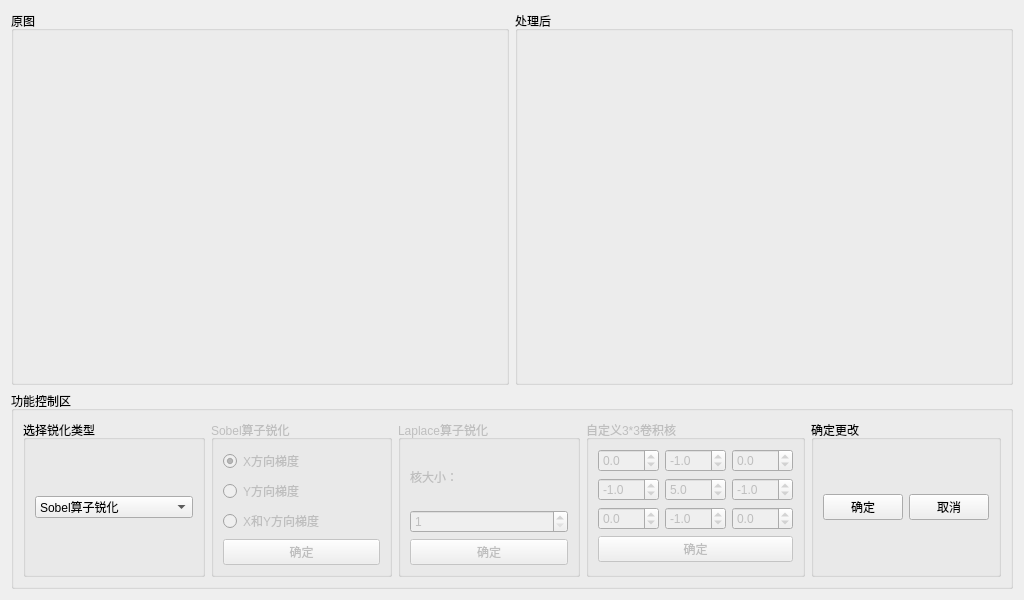
<?xml version="1.0" encoding="UTF-8"?>
<ui version="4.0">
 <class>Form</class>
 <widget class="QWidget" name="Form">
  <property name="geometry">
   <rect>
    <x>0</x>
    <y>0</y>
    <width>1024</width>
    <height>600</height>
   </rect>
  </property>
  <property name="minimumSize">
   <size>
    <width>1024</width>
    <height>600</height>
   </size>
  </property>
  <property name="windowTitle">
   <string>锐化和卷积处理模块</string>
  </property>
  <layout class="QVBoxLayout" name="verticalLayout_7">
   <item>
    <layout class="QHBoxLayout" name="horizontalLayout_4" stretch="1,1">
     <item>
      <widget class="QGroupBox" name="groupBox_4">
       <property name="sizePolicy">
        <sizepolicy hsizetype="Expanding" vsizetype="Expanding">
         <horstretch>1</horstretch>
         <verstretch>1</verstretch>
        </sizepolicy>
       </property>
       <property name="title">
        <string>原图</string>
       </property>
       <layout class="QVBoxLayout" name="verticalLayout_5" stretch="0">
        <property name="spacing">
         <number>6</number>
        </property>
        <property name="sizeConstraint">
         <enum>QLayout::SetDefaultConstraint</enum>
        </property>
        <item>
         <widget class="QLabel" name="label_original_image">
          <property name="sizePolicy">
           <sizepolicy hsizetype="Expanding" vsizetype="Expanding">
            <horstretch>1</horstretch>
            <verstretch>1</verstretch>
           </sizepolicy>
          </property>
          <property name="minimumSize">
           <size>
            <width>0</width>
            <height>0</height>
           </size>
          </property>
          <property name="text">
           <string/>
          </property>
         </widget>
        </item>
       </layout>
      </widget>
     </item>
     <item>
      <widget class="QGroupBox" name="groupBox_5">
       <property name="title">
        <string>处理后</string>
       </property>
       <layout class="QVBoxLayout" name="verticalLayout_6">
        <item>
         <widget class="QLabel" name="label_after_image">
          <property name="sizePolicy">
           <sizepolicy hsizetype="Expanding" vsizetype="Expanding">
            <horstretch>1</horstretch>
            <verstretch>1</verstretch>
           </sizepolicy>
          </property>
          <property name="text">
           <string/>
          </property>
         </widget>
        </item>
       </layout>
      </widget>
     </item>
    </layout>
   </item>
   <item>
    <widget class="QGroupBox" name="groupBox_99">
     <property name="title">
      <string>功能控制区</string>
     </property>
     <layout class="QHBoxLayout" name="horizontalLayout_5">
      <item>
       <widget class="QGroupBox" name="groupBox">
        <property name="title">
         <string>选择锐化类型</string>
        </property>
        <layout class="QVBoxLayout" name="verticalLayout">
         <item>
          <widget class="QComboBox" name="comboBox_selector">
           <item>
            <property name="text">
             <string>Sobel算子锐化</string>
            </property>
           </item>
           <item>
            <property name="text">
             <string>Laplace算子锐化</string>
            </property>
           </item>
           <item>
            <property name="text">
             <string>自定义卷积核</string>
            </property>
           </item>
          </widget>
         </item>
        </layout>
       </widget>
      </item>
      <item>
       <widget class="QGroupBox" name="groupBox_sobel_filter">
        <property name="enabled">
         <bool>false</bool>
        </property>
        <property name="title">
         <string>Sobel算子锐化</string>
        </property>
        <layout class="QVBoxLayout" name="verticalLayout_4">
         <item>
          <widget class="QRadioButton" name="radioButton_sobel_dx">
           <property name="text">
            <string>X方向梯度</string>
           </property>
           <property name="checked">
            <bool>true</bool>
           </property>
          </widget>
         </item>
         <item>
          <widget class="QRadioButton" name="radioButton_sobel_dy">
           <property name="text">
            <string>Y方向梯度</string>
           </property>
          </widget>
         </item>
         <item>
          <widget class="QRadioButton" name="radioButton_sobel_dx_dy">
           <property name="text">
            <string>X和Y方向梯度</string>
           </property>
          </widget>
         </item>
         <item>
          <widget class="QPushButton" name="pushButton_sobel_filter">
           <property name="text">
            <string>确定</string>
           </property>
          </widget>
         </item>
        </layout>
       </widget>
      </item>
      <item>
       <widget class="QGroupBox" name="groupBox_laplace_filter">
        <property name="enabled">
         <bool>false</bool>
        </property>
        <property name="title">
         <string>Laplace算子锐化</string>
        </property>
        <layout class="QVBoxLayout" name="verticalLayout_3">
         <item>
          <widget class="QLabel" name="label_title_9">
           <property name="text">
            <string>核大小：</string>
           </property>
          </widget>
         </item>
         <item>
          <widget class="QSpinBox" name="spinBox_laplace_ksize">
           <property name="minimum">
            <number>1</number>
           </property>
           <property name="singleStep">
            <number>2</number>
           </property>
           <property name="value">
            <number>1</number>
           </property>
          </widget>
         </item>
         <item>
          <widget class="QPushButton" name="pushButton_laplace_filter">
           <property name="text">
            <string>确定</string>
           </property>
          </widget>
         </item>
        </layout>
       </widget>
      </item>
      <item>
       <widget class="QGroupBox" name="groupBox_custom_filter">
        <property name="enabled">
         <bool>false</bool>
        </property>
        <property name="title">
         <string>自定义3*3卷积核</string>
        </property>
        <layout class="QGridLayout" name="gridLayout">
         <item row="1" column="2">
          <widget class="QDoubleSpinBox" name="doubleSpinBox_custom_filter_6">
           <property name="decimals">
            <number>1</number>
           </property>
           <property name="minimum">
            <double>-100.000000000000000</double>
           </property>
           <property name="singleStep">
            <double>0.500000000000000</double>
           </property>
           <property name="value">
            <double>-1.000000000000000</double>
           </property>
          </widget>
         </item>
         <item row="0" column="2">
          <widget class="QDoubleSpinBox" name="doubleSpinBox_custom_filter_3">
           <property name="decimals">
            <number>1</number>
           </property>
           <property name="minimum">
            <double>-100.000000000000000</double>
           </property>
           <property name="singleStep">
            <double>0.500000000000000</double>
           </property>
          </widget>
         </item>
         <item row="2" column="0">
          <widget class="QDoubleSpinBox" name="doubleSpinBox_custom_filter_7">
           <property name="decimals">
            <number>1</number>
           </property>
           <property name="minimum">
            <double>-100.000000000000000</double>
           </property>
           <property name="singleStep">
            <double>0.500000000000000</double>
           </property>
          </widget>
         </item>
         <item row="0" column="1">
          <widget class="QDoubleSpinBox" name="doubleSpinBox_custom_filter_2">
           <property name="decimals">
            <number>1</number>
           </property>
           <property name="minimum">
            <double>-100.000000000000000</double>
           </property>
           <property name="singleStep">
            <double>0.500000000000000</double>
           </property>
           <property name="value">
            <double>-1.000000000000000</double>
           </property>
          </widget>
         </item>
         <item row="2" column="1">
          <widget class="QDoubleSpinBox" name="doubleSpinBox_custom_filter_8">
           <property name="decimals">
            <number>1</number>
           </property>
           <property name="minimum">
            <double>-100.000000000000000</double>
           </property>
           <property name="singleStep">
            <double>0.500000000000000</double>
           </property>
           <property name="value">
            <double>-1.000000000000000</double>
           </property>
          </widget>
         </item>
         <item row="2" column="2">
          <widget class="QDoubleSpinBox" name="doubleSpinBox_custom_filter_9">
           <property name="decimals">
            <number>1</number>
           </property>
           <property name="minimum">
            <double>-100.000000000000000</double>
           </property>
           <property name="singleStep">
            <double>0.500000000000000</double>
           </property>
          </widget>
         </item>
         <item row="0" column="0">
          <widget class="QDoubleSpinBox" name="doubleSpinBox_custom_filter_1">
           <property name="decimals">
            <number>1</number>
           </property>
           <property name="minimum">
            <double>-100.000000000000000</double>
           </property>
           <property name="singleStep">
            <double>0.500000000000000</double>
           </property>
          </widget>
         </item>
         <item row="1" column="1">
          <widget class="QDoubleSpinBox" name="doubleSpinBox_custom_filter_5">
           <property name="decimals">
            <number>1</number>
           </property>
           <property name="minimum">
            <double>-100.000000000000000</double>
           </property>
           <property name="singleStep">
            <double>0.500000000000000</double>
           </property>
           <property name="value">
            <double>5.000000000000000</double>
           </property>
          </widget>
         </item>
         <item row="1" column="0">
          <widget class="QDoubleSpinBox" name="doubleSpinBox_custom_filter_4">
           <property name="decimals">
            <number>1</number>
           </property>
           <property name="minimum">
            <double>-100.000000000000000</double>
           </property>
           <property name="singleStep">
            <double>0.500000000000000</double>
           </property>
           <property name="value">
            <double>-1.000000000000000</double>
           </property>
          </widget>
         </item>
         <item row="3" column="0" colspan="3">
          <widget class="QPushButton" name="pushButton_custom_filter">
           <property name="text">
            <string>确定</string>
           </property>
          </widget>
         </item>
        </layout>
       </widget>
      </item>
      <item>
       <widget class="QGroupBox" name="groupBox_ok_cancel">
        <property name="title">
         <string>确定更改</string>
        </property>
        <layout class="QHBoxLayout" name="horizontalLayout_2">
         <item>
          <widget class="QPushButton" name="pushButton_ok">
           <property name="text">
            <string>确定</string>
           </property>
          </widget>
         </item>
         <item>
          <widget class="QPushButton" name="pushButton_cancel">
           <property name="text">
            <string>取消</string>
           </property>
          </widget>
         </item>
        </layout>
       </widget>
      </item>
     </layout>
    </widget>
   </item>
  </layout>
 </widget>
 <resources/>
 <connections/>
</ui>
